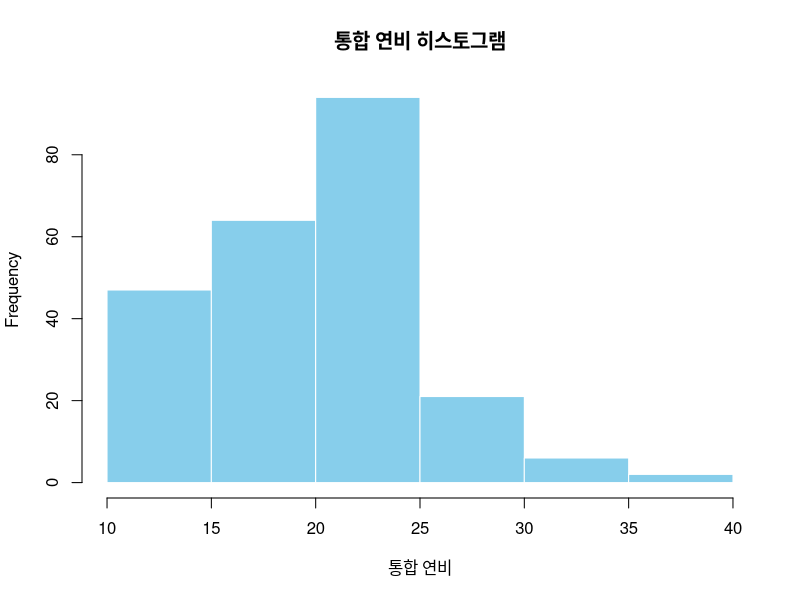
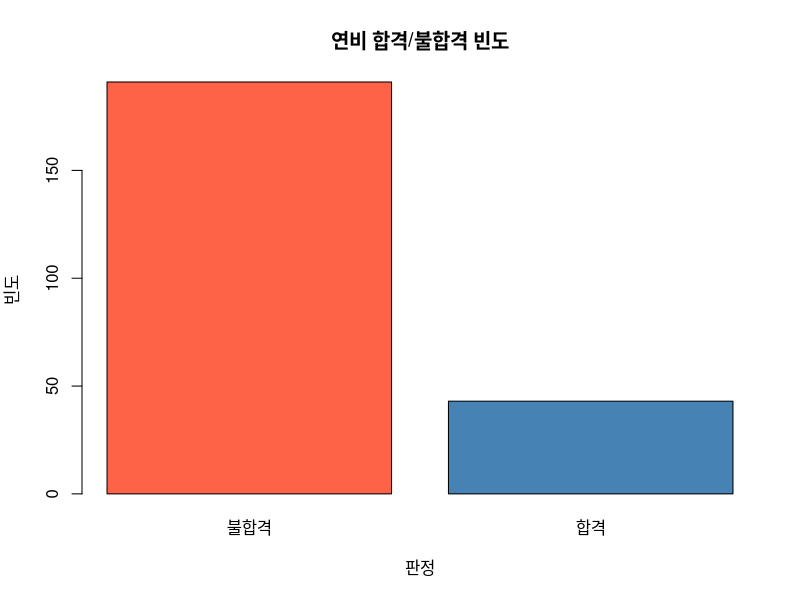
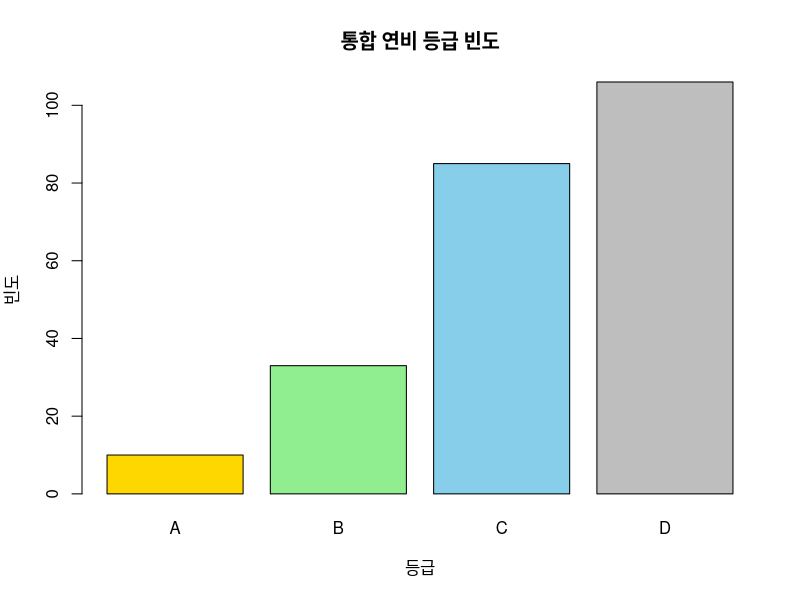

The R source for these figures, in order:
# ggplot2 패키지 로드
library(ggplot2)

# mpg 데이터 준비
# data("mpg") # ggplot2에 내장된 mpg 데이터 불러오기
mpg <- as.data.frame(ggplot2::mpg) # 새로운 데이터프레임 생성

head(mpg)
# tail(mpg)
# View(mpg)
# dim(mpg)
# str(mpg)
# summary(mpg)
?mpg

# 통합 연비 파생 변수 만들기
# 통합 연비 = (도시 연비 + 고속도로 연비) / 2
mpg$total <- (mpg$cty + mpg$hwy) / 2

mpg

# 히스토그램으로 통합 연비 분포 확인
hist(mpg$total,
     main = "통합 연비 히스토그램",
     xlab = "통합 연비",
     col = "skyblue",
     border = "white")

# 연비 기준값 정하기
# 기준값: 통합 연비 25 이상을 고연비로 간주
fuel_efficiency_threshold <- 25

# 조건문을 이용한 파생 변수 생성 (합격/불합격)
# 삼항연산자와 같이 "조건, true, false"형식으로 파생변수 생성 통합연비가 25 이상인 경우 '합격'으로 처리
mpg$pass_fail <- ifelse(mpg$total >= fuel_efficiency_threshold,
                        "합격", "불합격")

# 빈도표 생성
pass_fail_table <- table(mpg$pass_fail)
print(pass_fail_table)

# 막대 그래프로 합격/불합격 빈도 표현
barplot(pass_fail_table,
        main = "연비 합격/불합격 빈도",
        col = c("tomato", "steelblue"),
        names.arg = c("불합격", "합격"),
        ylab = "빈도",
        xlab = "판정")

# 중첩 조건문 활용한 등급 변수 생성
# 등급 분류 기준:
# A: 통합 연비 >= 30
# B: 25 <= 통합 연비 < 30
# C: 20 <= 통합 연비 < 25
# D: 통합 연비 < 20
mpg$grade <- ifelse(mpg$total >= 30, "A",
                    ifelse(mpg$total >= 25, "B",
                           ifelse(mpg$total >= 20, "C", "D")))

# 등급 빈도표 생성
grade_table <- table(mpg$grade)
print(grade_table)

# 막대 그래프로 등급 빈도 표현
barplot(grade_table,
        main = "통합 연비 등급 빈도",
        col = c("gold", "lightgreen", "skyblue", "gray"),
        names.arg = c("A", "B", "C", "D"),
        ylab = "빈도",
        xlab = "등급")